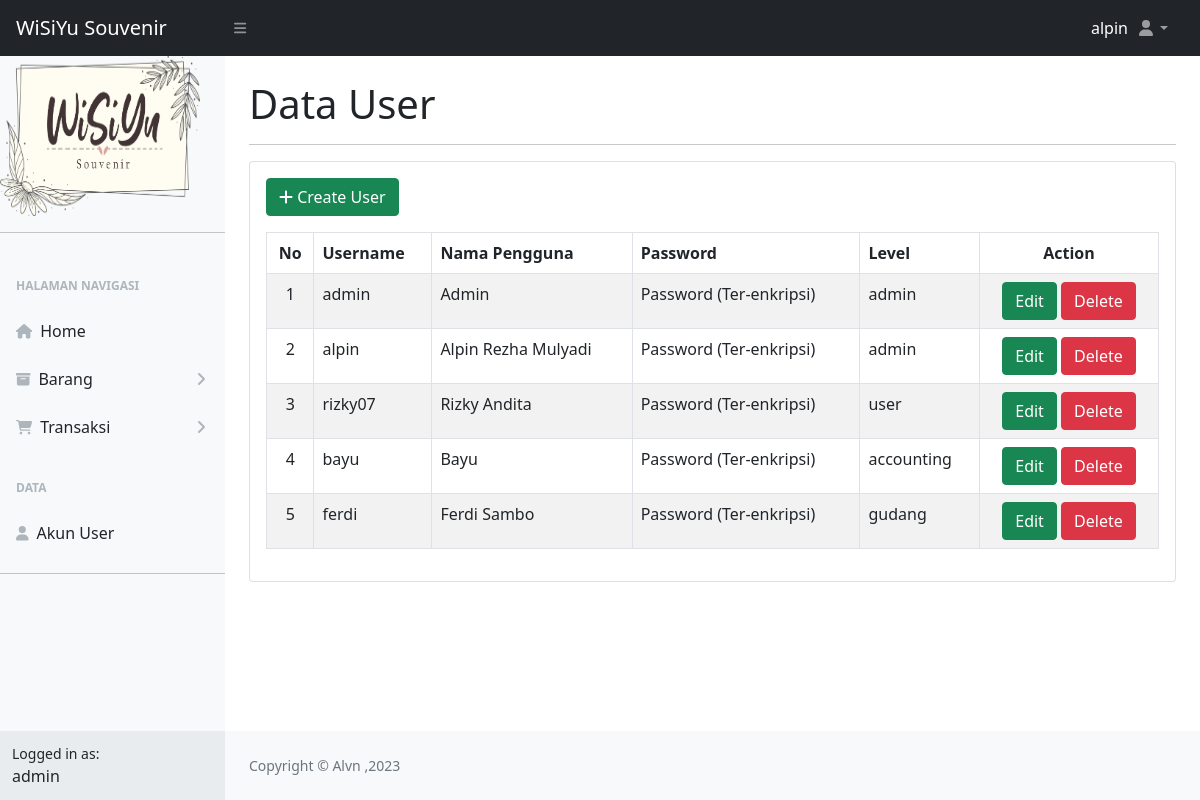
The page /data_akun.php (signed in) on the database its author committed.
### tables this page shows
CREATE TABLE `user` (
  `id` int(11) NOT NULL,
  `username` varchar(30) NOT NULL,
  `nama` varchar(100) NOT NULL,
  `password` varchar(100) NOT NULL,
  `level` varchar(35) NOT NULL
);

### data_akun.php (the view, shortened to what this page needs)
<?php
include("config/function.php");
$data_akun = mysqli_query($conn,"SELECT * FROM user ORDER BY id");
?>
<!DOCTYPE html>
<html lang="en">
    <head>
        <link href="https://cdn.jsdelivr.net/npm/simple-datatables@latest/dist/style.css" rel="stylesheet" />
        <link href="css/styles.css" rel="stylesheet" />
    </head>
    <body class="sb-nav-fixed">
        <nav class="sb-topnav navbar navbar-expand navbar-dark bg-dark">
            <a class="navbar-brand ps-3" href="">WiSiYu Souvenir</a>
            <button class="btn btn-link btn-sm order-1 order-lg-0 me-4 me-lg-0" id="sidebarToggle" href="#!"><i class="fas fa-bars"></i></button>
            <p class="d-none d-md-inline-block form-inline ms-auto me-0 my-2 my-md-0 text-white">
            <?php echo $_SESSION['username']?>
            </p>
            <ul class="navbar-nav ms-auto ms-md-0 me-3 me-lg-4">
                <li class="nav-item dropdown">
                    <a class="nav-link dropdown-toggle" id="navbarDropdown" href="#" role="button" data-bs-toggle="dropdown" aria-expanded="false"><i class="fas fa-user fa-fw"></i></a>
                </li>
            </ul>
        </nav>
        <div id="layoutSidenav">
            <div id="layoutSidenav_nav">
            <nav class="sb-sidenav accordion sb-sidenav-light" id="sidenavAccordion">
                    <div class="sb-sidenav-menu">
                        <div class="nav">
                        <img src="img/logo1.png" alt="rounded-circle" class="text-center" height="160" width="200">
                            <hr>
                        <div class="sb-sidenav-menu-heading">Halaman Navigasi</div>
                            <a class="nav-link" href="home.php">
                                <div class="sb-nav-link-icon"><i class="fas fa-home"></i></div>
                                Home
                            </a>
                            <?php if ($_SESSION['level'] == 'admin' || $_SESSION['level'] == 'gudang'):?>
                            <a class="nav-link collapsed" href="#" data-bs-toggle="collapse" data-bs-target="#collapseLayouts" aria-expanded="false" aria-controls="collapseLayouts">
                                <div class="sb-nav-link-icon"><i class="fas fa-box-archive"></i></div>
                                Barang
                                <div class="sb-sidenav-collapse-arrow"><i class="fas fa-angle-down"></i></div>
                            </a>
                            <?php endif; ?>
                            <?php if ($_SESSION['level'] == 'admin' || $_SESSION['level'] == 'accounting') :?>
                            <a class="nav-link collapsed" href="#" data-bs-toggle="collapse" data-bs-target="#transaksi" aria-expanded="false" aria-controls="collapseLayouts">
                                <div class="sb-nav-link-icon"><i class="fas fa-cart-shopping"></i></div>
                                Transaksi
                                <div class="sb-sidenav-collapse-arrow"><i class="fas fa-angle-down"></i></div>
                            </a>
                            <?php endif; ?>
                            <?php if ($_SESSION['level'] == 'admin') :?>
                            <div class="sb-sidenav-menu-heading">Data</div>
                            <a class="nav-link" href="data_akun.php">
                                <div class="sb-nav-link-icon"><i class="fas fa-user"></i></div>
                                Akun User
                            </a>
                            <?php endif; ?>
                            <hr>
                        </div>
                    </div>
                    <div class="sb-sidenav-footer">
                        <div class="small">Logged in as:</div>
                        <?php echo $_SESSION['level']?>
                    </div>
                </nav>
            </div>
            <div id="layoutSidenav_content">
                <main>
                    <div class="container-fluid px-4">
                        <h1 class="mt-4">Data User</h1>
                        <hr>
                        <div class="card mb-4">
                            <div class="card-body">
                            <table class="table table-bordered table-striped mt-3">
                                <button type="button" class="btn btn-success" data-bs-toggle="modal" data-bs-target="#ModalTambah"><i class="fas fa-plus"></i> Create User </button>
                                <thead>
                                    <tr>
                                        <th scope='col' class="text-center">No</th>
                                        <th scope='col'>Username</th>
                                        <th scope='col'>Nama Pengguna</th>
                                        <th scope='col'>Password</th>
                                        <th scope='col'>Level</th>
                                        <th scope='col' class="text-center">Action</th>
                                    </tr>
                                </thead>
                                <tbody>
                                    <?php $no =1; ?>
                                    <?php foreach ($data_akun as $akun) : ?>
                                            <tr>
                                            <td scope="row" class="text-center"><?= $no++; ?></td>
                                            <td scope="row"><?= $akun['username']; ?></td>
                                            <td scope="row"><?= $akun['nama']; ?></td>
                                            <td scope="row">Password (Ter-enkripsi)</td>
                                            <td scope="row"><?= $akun['level']; ?></td>
                                            <td scope="row" class="text-center">
                                                <button type="button" class="btn btn-success" data-bs-toggle="modal"
                                                data-bs-target="#ModalEdit<?= $akun['id']; ?>">Edit</button>
                                                <button type="button" class="btn btn-danger" data-bs-toggle="modal"
                                                data-bs-target="#ModalHapus<?= $akun['id']; ?>">Delete</button>
                                            </td>
                                        </tr>
                                    <?php endforeach; ?>
                                </tbody>
                            </table>
                            </div>
                        </div>
                    </div>
                </main>
                <footer class="py-4 bg-light mt-auto">
                    <div class="container-fluid px-4">
                        <div class="d-flex align-items-center justify-content-between small">
                            <div class="text-muted">Copyright &copy; Alvn ,2023</div>
                        </div>
                    </div>
                </footer>
            </div>
        </div>
    </body>
</html>

### rows shown on the page
user: username "admin", nama "Admin", level "admin"
user: username "alpin", nama "Alpin Rezha Mulyadi", level "admin"
user: username "rizky07", nama "Rizky Andita", level "user"
user: username "bayu", nama "Bayu", level "accounting"
user: username "ferdi", nama "Ferdi Sambo", level "gudang"

### other values the page prints
$_SESSION['username'] "alpin"
$_SESSION['level'] "admin"
